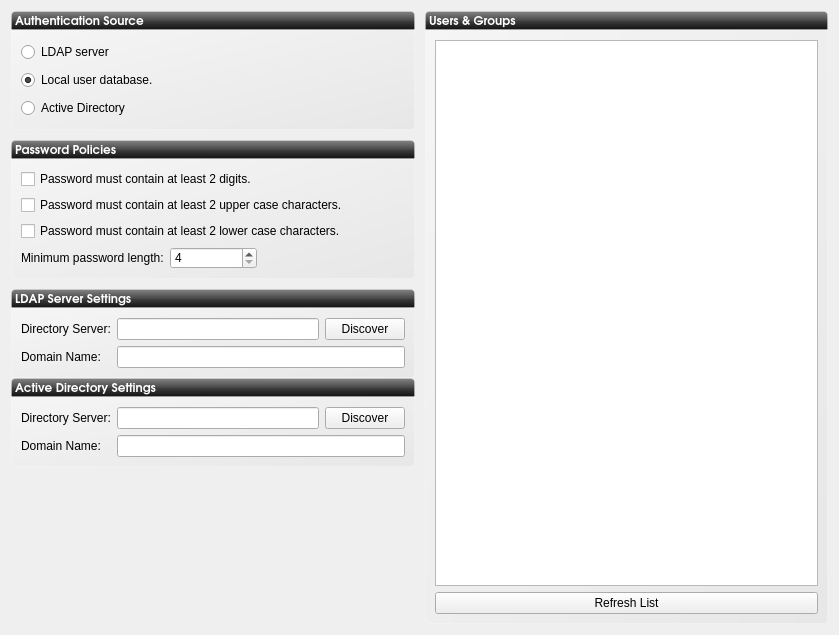
<?xml version="1.0" encoding="UTF-8"?>
<ui version="4.0">
 <class>widgetAuthentication</class>
 <widget class="QWidget" name="widgetAuthentication">
  <property name="geometry">
   <rect>
    <x>0</x>
    <y>0</y>
    <width>839</width>
    <height>635</height>
   </rect>
  </property>
  <property name="windowTitle">
   <string>Authentication</string>
  </property>
  <property name="windowIcon">
   <iconset resource="authentication.qrc">
    <normaloff>:/icons/authentication48.png</normaloff>:/icons/authentication48.png</iconset>
  </property>
  <property name="styleSheet">
   <string notr="true">QGroupBox{
background-color: qlineargradient(spread:pad, x1:1, y1:1, x2:0, y2:0, stop:0 rgba(219, 219, 219, 100), stop:1 rgba(255, 255, 255, 100));
border: 1px solid rgba(255,255,255,50);
border-bottom-left-radius: 4px;
border-bottom-right-radius: 4px;
}
</string>
  </property>
  <layout class="QGridLayout" name="gridLayout">
   <property name="horizontalSpacing">
    <number>10</number>
   </property>
   <property name="verticalSpacing">
    <number>0</number>
   </property>
   <item row="0" column="0">
    <widget class="QLabel" name="label_6">
     <property name="minimumSize">
      <size>
       <width>260</width>
       <height>0</height>
      </size>
     </property>
     <property name="font">
      <font>
       <family>URW Gothic L</family>
       <pointsize>9</pointsize>
       <weight>75</weight>
       <bold>true</bold>
       <underline>false</underline>
      </font>
     </property>
     <property name="styleSheet">
      <string notr="true">    background-color: qlineargradient(spread:pad, x1:0.5, y1:0, x2:0.5, y2:1, stop:0 rgba(132, 132, 132, 255), stop:0.501481 rgba(70, 70, 70, 255), stop:0.503057 rgba(62, 62, 62, 255), stop:1 rgba(16, 16, 16, 255));
color:rgb(255,255,255);
/*qlineargradient(spread:pad, x1:0.5, y1:1, x2:0.5, y2:0, stop:0 rgba(183, 100, 124, 255), stop:0.0212465 rgba(91, 33, 50, 255), stop:0.521739 rgba(152, 86, 105, 255), stop:0.527174 rgba(155, 98, 115, 255), stop:0.983696 rgba(184, 141, 153, 255), stop:1 rgba(220, 173, 186, 255));*/
/*background-color: qlineargradient(spread:pad, x1:1, y1:1, x2:0, y2:0, stop:0 rgba(219, 219, 219, 100), stop:1 rgba(255, 255, 255, 100));*/
border: 1px solid rgba(255,255,255,50);
border-top-left-radius: 4px;
border-top-right-radius: 4px;</string>
     </property>
     <property name="text">
      <string>Authentication Source</string>
     </property>
     <property name="margin">
      <number>5</number>
     </property>
    </widget>
   </item>
   <item row="0" column="1">
    <widget class="QLabel" name="label_10">
     <property name="minimumSize">
      <size>
       <width>260</width>
       <height>0</height>
      </size>
     </property>
     <property name="font">
      <font>
       <family>URW Gothic L</family>
       <pointsize>9</pointsize>
       <weight>75</weight>
       <bold>true</bold>
       <underline>false</underline>
      </font>
     </property>
     <property name="styleSheet">
      <string notr="true">    background-color: qlineargradient(spread:pad, x1:0.5, y1:0, x2:0.5, y2:1, stop:0 rgba(132, 132, 132, 255), stop:0.501481 rgba(70, 70, 70, 255), stop:0.503057 rgba(62, 62, 62, 255), stop:1 rgba(16, 16, 16, 255));
color:rgb(255,255,255);
/*qlineargradient(spread:pad, x1:0.5, y1:1, x2:0.5, y2:0, stop:0 rgba(183, 100, 124, 255), stop:0.0212465 rgba(91, 33, 50, 255), stop:0.521739 rgba(152, 86, 105, 255), stop:0.527174 rgba(155, 98, 115, 255), stop:0.983696 rgba(184, 141, 153, 255), stop:1 rgba(220, 173, 186, 255));*/
/*background-color: qlineargradient(spread:pad, x1:1, y1:1, x2:0, y2:0, stop:0 rgba(219, 219, 219, 100), stop:1 rgba(255, 255, 255, 100));*/
border: 1px solid rgba(255,255,255,50);
border-top-left-radius: 4px;
border-top-right-radius: 4px;</string>
     </property>
     <property name="text">
      <string>Users &amp; Groups</string>
     </property>
     <property name="margin">
      <number>5</number>
     </property>
    </widget>
   </item>
   <item row="1" column="0">
    <widget class="QGroupBox" name="groupSource">
     <property name="minimumSize">
      <size>
       <width>260</width>
       <height>100</height>
      </size>
     </property>
     <property name="maximumSize">
      <size>
       <width>16777215</width>
       <height>100</height>
      </size>
     </property>
     <property name="styleSheet">
      <string notr="true"/>
     </property>
     <property name="title">
      <string/>
     </property>
     <layout class="QVBoxLayout" name="verticalLayout">
      <property name="spacing">
       <number>6</number>
      </property>
      <property name="margin">
       <number>9</number>
      </property>
      <item>
       <widget class="QRadioButton" name="radioLDAP">
        <property name="font">
         <font>
          <pointsize>9</pointsize>
         </font>
        </property>
        <property name="text">
         <string>LDAP server</string>
        </property>
       </widget>
      </item>
      <item>
       <widget class="QRadioButton" name="radioUnix">
        <property name="font">
         <font>
          <pointsize>9</pointsize>
         </font>
        </property>
        <property name="text">
         <string>Local user database.</string>
        </property>
        <property name="checked">
         <bool>true</bool>
        </property>
       </widget>
      </item>
      <item>
       <widget class="QRadioButton" name="radioAD">
        <property name="font">
         <font>
          <pointsize>9</pointsize>
         </font>
        </property>
        <property name="text">
         <string>Active Directory</string>
        </property>
       </widget>
      </item>
     </layout>
    </widget>
   </item>
   <item row="1" column="1" rowspan="10">
    <widget class="QGroupBox" name="groupBox">
     <property name="title">
      <string/>
     </property>
     <layout class="QGridLayout" name="gridLayout_8">
      <item row="1" column="0">
       <widget class="QListWidget" name="listWidget">
        <property name="font">
         <font>
          <pointsize>9</pointsize>
         </font>
        </property>
       </widget>
      </item>
      <item row="2" column="0">
       <widget class="QPushButton" name="pushButton">
        <property name="font">
         <font>
          <pointsize>9</pointsize>
         </font>
        </property>
        <property name="text">
         <string>Refresh List</string>
        </property>
       </widget>
      </item>
     </layout>
    </widget>
   </item>
   <item row="2" column="0">
    <spacer name="verticalSpacer_2">
     <property name="orientation">
      <enum>Qt::Vertical</enum>
     </property>
     <property name="sizeType">
      <enum>QSizePolicy::Fixed</enum>
     </property>
     <property name="sizeHint" stdset="0">
      <size>
       <width>20</width>
       <height>10</height>
      </size>
     </property>
    </spacer>
   </item>
   <item row="3" column="0">
    <widget class="QLabel" name="label_7">
     <property name="minimumSize">
      <size>
       <width>260</width>
       <height>0</height>
      </size>
     </property>
     <property name="font">
      <font>
       <family>URW Gothic L</family>
       <pointsize>9</pointsize>
       <weight>75</weight>
       <bold>true</bold>
       <underline>false</underline>
      </font>
     </property>
     <property name="styleSheet">
      <string notr="true">    background-color: qlineargradient(spread:pad, x1:0.5, y1:0, x2:0.5, y2:1, stop:0 rgba(132, 132, 132, 255), stop:0.501481 rgba(70, 70, 70, 255), stop:0.503057 rgba(62, 62, 62, 255), stop:1 rgba(16, 16, 16, 255));
color:rgb(255,255,255);
/*qlineargradient(spread:pad, x1:0.5, y1:1, x2:0.5, y2:0, stop:0 rgba(183, 100, 124, 255), stop:0.0212465 rgba(91, 33, 50, 255), stop:0.521739 rgba(152, 86, 105, 255), stop:0.527174 rgba(155, 98, 115, 255), stop:0.983696 rgba(184, 141, 153, 255), stop:1 rgba(220, 173, 186, 255));*/
/*background-color: qlineargradient(spread:pad, x1:1, y1:1, x2:0, y2:0, stop:0 rgba(219, 219, 219, 100), stop:1 rgba(255, 255, 255, 100));*/
border: 1px solid rgba(255,255,255,50);
border-top-left-radius: 4px;
border-top-right-radius: 4px;</string>
     </property>
     <property name="text">
      <string>Password Policies</string>
     </property>
     <property name="margin">
      <number>5</number>
     </property>
    </widget>
   </item>
   <item row="4" column="0">
    <widget class="QGroupBox" name="groupPassword">
     <property name="title">
      <string/>
     </property>
     <layout class="QGridLayout" name="gridLayout_6">
      <item row="0" column="0" colspan="2">
       <widget class="QCheckBox" name="checkBox">
        <property name="font">
         <font>
          <pointsize>9</pointsize>
         </font>
        </property>
        <property name="text">
         <string>Password must contain at least 2 digits.</string>
        </property>
       </widget>
      </item>
      <item row="1" column="0" colspan="3">
       <widget class="QCheckBox" name="checkBox_2">
        <property name="font">
         <font>
          <pointsize>9</pointsize>
         </font>
        </property>
        <property name="text">
         <string>Password must contain at least 2 upper case characters.</string>
        </property>
       </widget>
      </item>
      <item row="3" column="0">
       <widget class="QLabel" name="label_5">
        <property name="font">
         <font>
          <pointsize>9</pointsize>
         </font>
        </property>
        <property name="text">
         <string>Minimum password length:</string>
        </property>
       </widget>
      </item>
      <item row="3" column="1">
       <widget class="QSpinBox" name="spinPassword">
        <property name="font">
         <font>
          <pointsize>9</pointsize>
         </font>
        </property>
        <property name="minimum">
         <number>4</number>
        </property>
       </widget>
      </item>
      <item row="3" column="2">
       <spacer name="horizontalSpacer">
        <property name="orientation">
         <enum>Qt::Horizontal</enum>
        </property>
        <property name="sizeHint" stdset="0">
         <size>
          <width>40</width>
          <height>20</height>
         </size>
        </property>
       </spacer>
      </item>
      <item row="2" column="0" colspan="3">
       <widget class="QCheckBox" name="checkBox_3">
        <property name="font">
         <font>
          <pointsize>9</pointsize>
         </font>
        </property>
        <property name="text">
         <string>Password must contain at least 2 lower case characters.</string>
        </property>
       </widget>
      </item>
     </layout>
    </widget>
   </item>
   <item row="6" column="0">
    <widget class="QLabel" name="labelGroupLDAP">
     <property name="minimumSize">
      <size>
       <width>260</width>
       <height>0</height>
      </size>
     </property>
     <property name="font">
      <font>
       <family>URW Gothic L</family>
       <pointsize>9</pointsize>
       <weight>75</weight>
       <bold>true</bold>
       <underline>false</underline>
      </font>
     </property>
     <property name="styleSheet">
      <string notr="true">    background-color: qlineargradient(spread:pad, x1:0.5, y1:0, x2:0.5, y2:1, stop:0 rgba(132, 132, 132, 255), stop:0.501481 rgba(70, 70, 70, 255), stop:0.503057 rgba(62, 62, 62, 255), stop:1 rgba(16, 16, 16, 255));
color:rgb(255,255,255);
/*qlineargradient(spread:pad, x1:0.5, y1:1, x2:0.5, y2:0, stop:0 rgba(183, 100, 124, 255), stop:0.0212465 rgba(91, 33, 50, 255), stop:0.521739 rgba(152, 86, 105, 255), stop:0.527174 rgba(155, 98, 115, 255), stop:0.983696 rgba(184, 141, 153, 255), stop:1 rgba(220, 173, 186, 255));*/
/*background-color: qlineargradient(spread:pad, x1:1, y1:1, x2:0, y2:0, stop:0 rgba(219, 219, 219, 100), stop:1 rgba(255, 255, 255, 100));*/
border: 1px solid rgba(255,255,255,50);
border-top-left-radius: 4px;
border-top-right-radius: 4px;</string>
     </property>
     <property name="text">
      <string>LDAP Server Settings</string>
     </property>
     <property name="margin">
      <number>5</number>
     </property>
    </widget>
   </item>
   <item row="7" column="0">
    <widget class="QGroupBox" name="groupLDAP">
     <property name="title">
      <string/>
     </property>
     <layout class="QGridLayout" name="gridLayout_2">
      <item row="0" column="0">
       <layout class="QGridLayout" name="gridLayout_5">
        <item row="0" column="0">
         <widget class="QLabel" name="label_3">
          <property name="font">
           <font>
            <pointsize>9</pointsize>
           </font>
          </property>
          <property name="text">
           <string>Directory Server:</string>
          </property>
         </widget>
        </item>
        <item row="0" column="1">
         <widget class="QLineEdit" name="lineLDAPServer"/>
        </item>
        <item row="0" column="2">
         <widget class="QPushButton" name="pushLDAPDiscover">
          <property name="font">
           <font>
            <pointsize>9</pointsize>
           </font>
          </property>
          <property name="text">
           <string>Discover</string>
          </property>
          <property name="icon">
           <iconset resource="authentication.qrc">
            <normaloff>:/icons/preview16.png</normaloff>:/icons/preview16.png</iconset>
          </property>
         </widget>
        </item>
        <item row="1" column="0">
         <widget class="QLabel" name="label_4">
          <property name="font">
           <font>
            <pointsize>9</pointsize>
           </font>
          </property>
          <property name="text">
           <string>Domain Name:</string>
          </property>
         </widget>
        </item>
        <item row="1" column="1" colspan="2">
         <widget class="QLineEdit" name="lineLDAPDomain"/>
        </item>
       </layout>
      </item>
     </layout>
    </widget>
   </item>
   <item row="8" column="0">
    <widget class="QLabel" name="labelGroupAD">
     <property name="minimumSize">
      <size>
       <width>260</width>
       <height>0</height>
      </size>
     </property>
     <property name="font">
      <font>
       <family>URW Gothic L</family>
       <pointsize>9</pointsize>
       <weight>75</weight>
       <bold>true</bold>
       <underline>false</underline>
      </font>
     </property>
     <property name="styleSheet">
      <string notr="true">    background-color: qlineargradient(spread:pad, x1:0.5, y1:0, x2:0.5, y2:1, stop:0 rgba(132, 132, 132, 255), stop:0.501481 rgba(70, 70, 70, 255), stop:0.503057 rgba(62, 62, 62, 255), stop:1 rgba(16, 16, 16, 255));
color:rgb(255,255,255);
/*qlineargradient(spread:pad, x1:0.5, y1:1, x2:0.5, y2:0, stop:0 rgba(183, 100, 124, 255), stop:0.0212465 rgba(91, 33, 50, 255), stop:0.521739 rgba(152, 86, 105, 255), stop:0.527174 rgba(155, 98, 115, 255), stop:0.983696 rgba(184, 141, 153, 255), stop:1 rgba(220, 173, 186, 255));*/
/*background-color: qlineargradient(spread:pad, x1:1, y1:1, x2:0, y2:0, stop:0 rgba(219, 219, 219, 100), stop:1 rgba(255, 255, 255, 100));*/
border: 1px solid rgba(255,255,255,50);
border-top-left-radius: 4px;
border-top-right-radius: 4px;</string>
     </property>
     <property name="text">
      <string>Active Directory Settings</string>
     </property>
     <property name="margin">
      <number>5</number>
     </property>
    </widget>
   </item>
   <item row="9" column="0">
    <widget class="QGroupBox" name="groupAD">
     <property name="title">
      <string/>
     </property>
     <layout class="QGridLayout" name="gridLayout_4">
      <item row="2" column="0">
       <layout class="QGridLayout" name="gridLayout_3">
        <item row="0" column="0">
         <widget class="QLabel" name="label">
          <property name="font">
           <font>
            <pointsize>9</pointsize>
           </font>
          </property>
          <property name="text">
           <string>Directory Server:</string>
          </property>
         </widget>
        </item>
        <item row="0" column="1">
         <widget class="QLineEdit" name="lineADServer"/>
        </item>
        <item row="0" column="2">
         <widget class="QPushButton" name="pushADDiscover">
          <property name="font">
           <font>
            <pointsize>9</pointsize>
           </font>
          </property>
          <property name="text">
           <string>Discover</string>
          </property>
          <property name="icon">
           <iconset resource="authentication.qrc">
            <normaloff>:/icons/preview16.png</normaloff>:/icons/preview16.png</iconset>
          </property>
         </widget>
        </item>
        <item row="1" column="0">
         <widget class="QLabel" name="label_2">
          <property name="font">
           <font>
            <pointsize>9</pointsize>
           </font>
          </property>
          <property name="text">
           <string>Domain Name:</string>
          </property>
         </widget>
        </item>
        <item row="1" column="1" colspan="2">
         <widget class="QLineEdit" name="lineADDomain"/>
        </item>
       </layout>
      </item>
     </layout>
    </widget>
   </item>
   <item row="10" column="0">
    <spacer name="verticalSpacer">
     <property name="orientation">
      <enum>Qt::Vertical</enum>
     </property>
     <property name="sizeHint" stdset="0">
      <size>
       <width>20</width>
       <height>40</height>
      </size>
     </property>
    </spacer>
   </item>
   <item row="5" column="0">
    <spacer name="verticalSpacer_3">
     <property name="orientation">
      <enum>Qt::Vertical</enum>
     </property>
     <property name="sizeType">
      <enum>QSizePolicy::Fixed</enum>
     </property>
     <property name="sizeHint" stdset="0">
      <size>
       <width>20</width>
       <height>10</height>
      </size>
     </property>
    </spacer>
   </item>
  </layout>
 </widget>
 <resources>
  <include location="authentication.qrc"/>
 </resources>
 <connections/>
</ui>
